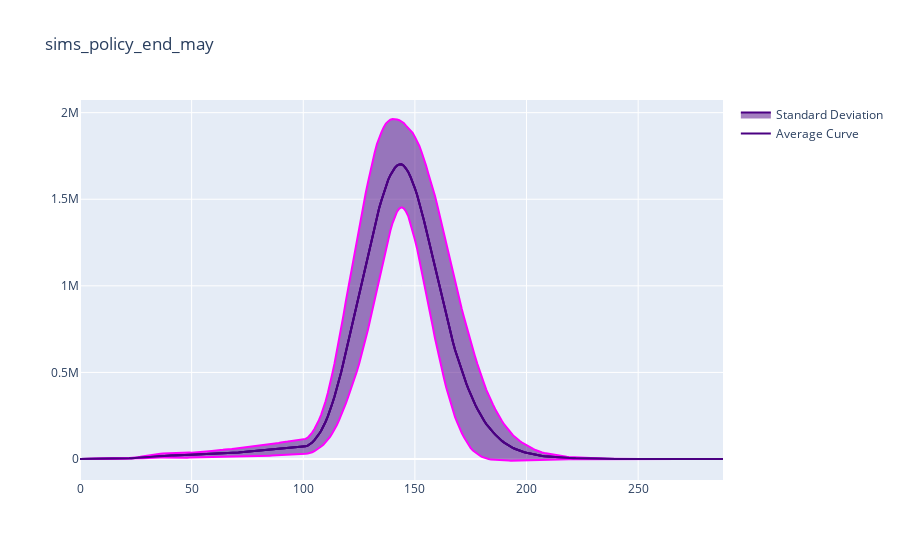

The notebook cell saved with this chart:
### Code cell
plot_average_curve(sims_policy_end_may, 'sims_policy_end_may', 'infected', absolute=True, capacity=False)

### Figure 1 — Plotly figure (JSON) as saved in the notebook; plotly's stock layout.template omitted (floating-point values rounded to 4 significant figures; data arrays with more than 128 entries replaced by an {"elided": "..."} marker saying what was removed)
{"data": [{"line": {"color": "indigo"}, "mode": "lines", "name": "Average Curve", "type": "scatter", "x": {"elided": "289 int values"}, "y": {"elided": "289 float values"}}, {"line": {"color": "magenta"}, "mode": "lines", "showlegend": false, "type": "scatter", "x": {"elided": "289 int values"}, "y": {"elided": "289 float values"}}, {"fill": "tonexty", "line": {"color": "indigo"}, "mode": "lines", "name": "Standard Deviation", "type": "scatter", "x": {"elided": "289 int values"}, "y": {"elided": "289 float values"}}, {"line": {"color": "magenta"}, "mode": "lines", "showlegend": false, "type": "scatter", "x": {"elided": "289 int values"}, "y": {"elided": "289 float values"}}, {"fill": "tonexty", "line": {"color": "indigo"}, "mode": "lines", "showlegend": false, "type": "scatter", "x": {"elided": "289 int values"}, "y": {"elided": "289 float values"}}], "layout": {"title": {"text": "sims_policy_end_may"}}}
